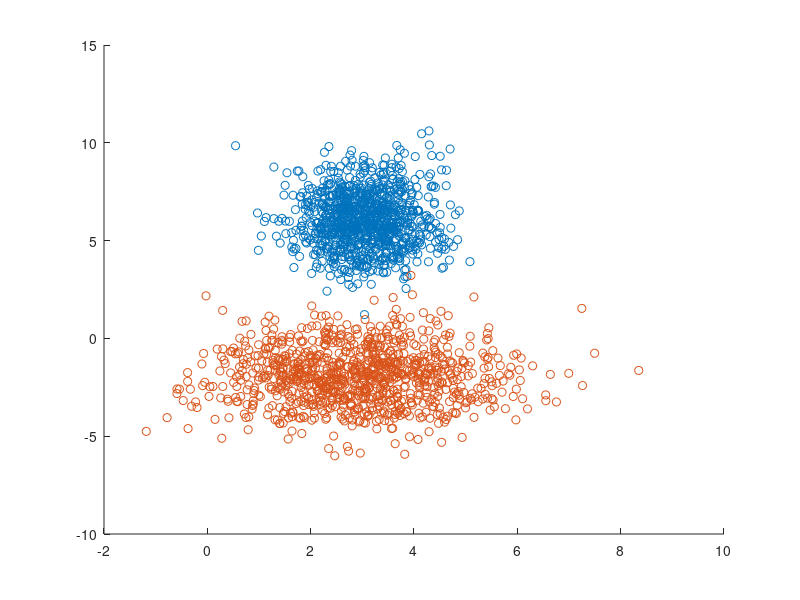
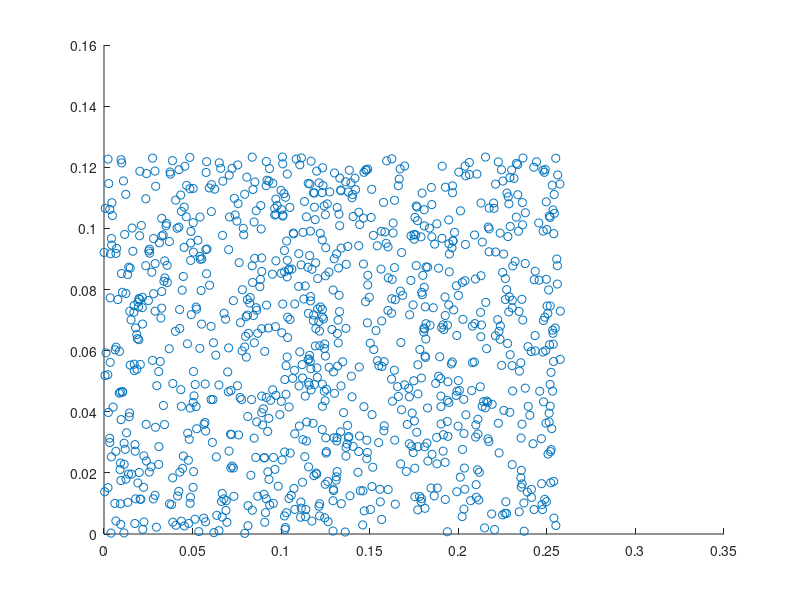

These figures' MATLAB source, in order:
% A word on creating models:
% Creating predictive learning rests upon two main assumptions:
% 1. Available (past) data has the same or similar distribution as future data.
% 2. Simple models are favored over complex ones.
% Using the classical statistics approach to predictive learning, we first estimate
% the probabalistic model from training model in order to minimize the risk functional.

% Discriminative Models - risk minimization modelomg approach
% Works well if the system's output can be sufficiently imitated, minimizing prediction risk

% Generative Models - probabalistic modeling approach
% Works well if the conditional probability can be accurately estimated from the data

% Generate two-dimensional samples by Gaussian distribution.
% Means and covariance matrix of each:
% (See example) https://en.wikipedia.org/wiki/Multivariate_normal_distribution
% Setting up Multivariate Normal Distribution...
% https://www.mathworks.com/help/stats/normal-distribution.html
% https://www.mathworks.com/help/stats/mvnpdf.html

samplesize = 1000;

mu1 = [3,6]; 
sigma1 = [0.5,0;0,2];
X1 = mvnrnd(mu1,sigma1,samplesize); 
p1 = mvnpdf(X1,mu1,sigma1);

mu2 = [3,-2]; 
sigma2 = [2,0;0,2];
X2 = mvnrnd(mu2,sigma2,samplesize); 
p2 = mvnpdf(X2,mu2,sigma2);

figure(1)
scatter(X1(:,1),X1(:,2))
hold on
scatter(X2(:,1),X2(:,2))

% Another

mu3 = [3.0081,5.8363]; 
sigma3 = [0.3313,-0.6011;-0.6011,2.2407];
X3 = mvnrnd(mu1,sigma3,samplesize); 
p3 = mvnpdf(X3,mu3,sigma3);

mu4 = [2.6701,-2.3410]; 
sigma4 = [0.8797,0.3011;0.3011,1.9954];
X4 = mvnrnd(mu4,sigma4,samplesize); 
p4 = mvnpdf(X4,mu4,sigma4);

figure(2)
scatter(p3,p4)
